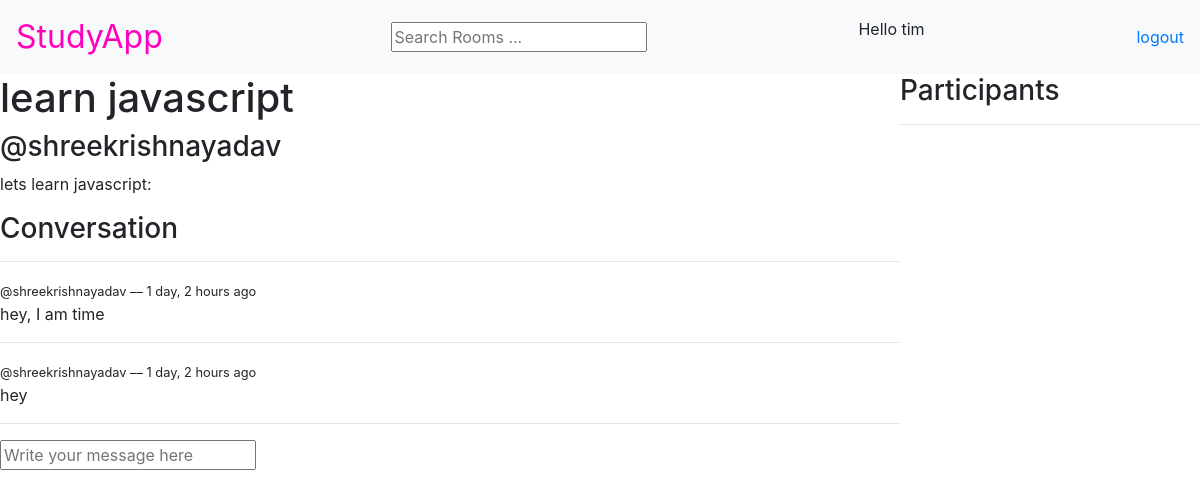
/room/1/ (signed in), run on the app's committed database.
### base/models.py (models this page shows, shortened)
class Room(models.Model):
    host = models.ForeignKey(User, on_delete=models.SET_NULL, null=True)
    topic = models.ForeignKey(Topic, on_delete=models.SET_NULL, null=True)
    name = models.CharField(max_length=200)
    description = models.TextField(null=True, blank=True)
    participants = models.ManyToManyField(User, related_name='participants', blank=True)
    updated = models.DateTimeField(auto_now=True)
    created = models.DateTimeField(auto_now_add=True)
    class Meta:
        ordering = ['-created', '-updated']

class Message(models.Model):
    user = models.ForeignKey(User, on_delete=models.CASCADE, default=1)
    room = models.ForeignKey(Room, on_delete=models.CASCADE)
    body = models.TextField()
    updated = models.DateTimeField(auto_now=True)
    created = models.DateTimeField(auto_now_add=True)

### base/views.py (the view, shortened to what this page needs)
# urls.py: path("room/<str:pk>/", views.room , name = "room" ),
def room(request,pk):
    room = Room.objects.get(id=pk)
    room_messages = room.message_set.all().order_by('-created')
    participants = room.participants.all()
    context = {'room':room, 'room_messages': room_messages, 'participants': participants}
    return render(request, "base/room.html", context)

### base/templates/base/room.html (shortened to what this page needs)
{% extends "base/main.html" %}
{% block content %}
<div class="room-container">
    <div>
        <h1> {{room.name}} </h1>
        <h3> @{{room.host}} </h3>
        <p> {{room.description}}</p>
        <div class="comment-wrapper">
            <h3> Conversation</h3>
            <hr>
            {% for message in room_messages %}
                <div>
                    <small>@{{message.user}} –– {{message.created|timesince}} ago </small>
                    <p>{{message.body}}</p>
                    <hr>
                </div>
            {% endfor %}
        </div>
        {% if request.user.is_authenticated %}
        <div class = "comment-form">
            <form method="POST" action="">
                <input type="text" name="body" placeholder="Write your message here">
            </form>
        </div>
        {% endif %}
    </div>
    <div>
        <h3> Participants</h3>
        <hr>
    </div>
</div>
{% endblock content %}

### base/templates/base/navbar.html
<nav class="navbar navbar-dark bg-light">
    <a class="navbar-brand custom-navbar-brand" href="/">
      StudyApp
    </a>
    <form method="GET" action = "{% url "home" %}">
      <input type = "text" name = "q" placeholder = "Search Rooms ..." />
    </form>
    {% if request.user.is_authenticated %}
    <p> Hello {{request.user}}</p>
    <a href = "{% url "logout" %}"> logout </a>
    {% else %}
      <a href = "{% url "login" %}"> login </a>
    {% endif %}
  </nav>

### static/css/style.css (style rules this page uses)
.custom-navbar-brand { font-size: 2rem; color: rgb(255, 0, 191) !important; }
.room-container { display: grid; grid-template-columns: 3fr 1fr; }

### data on the page
Room: name "learn javascript", host "shreekrishnayadav", description "lets learn javascript:"
Message: user "shreekrishnayadav", created "1 day, 2 hours", body "hey, I am time"
Message: user "shreekrishnayadav", created "1 day, 2 hours", body "hey"

### other printed values
{{ request.user }} "tim"
